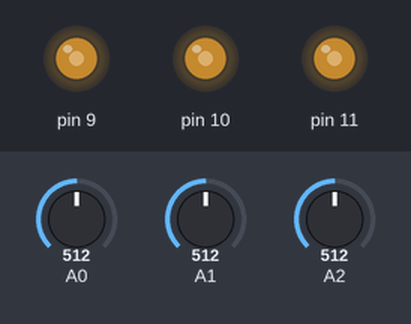
Bench run of a sketch on a simulated Arduino Uno, built with avr-gcc and run on an emulated ATmega328P. Parts: output pins drawn as LEDs (lit = HIGH). The inputs (shaded band) are chosen by the test bench; at power-on: A0 = 512, A1 = 512, A2 = 512.

Above: at 1.2 s.
1.3 s: A0 set to 716
At 2.0 s:
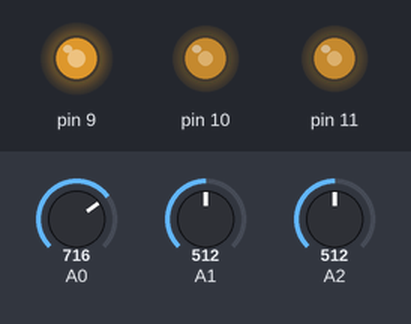
2.8 s: A1 set to 716
At 3.1 s:
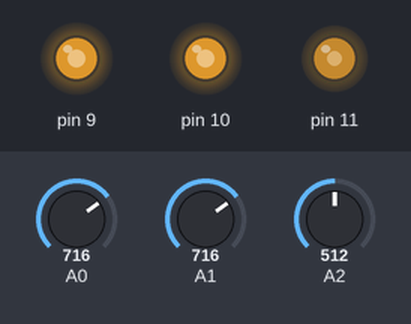
4.3 s: A2 set to 716
At 5.4 s:
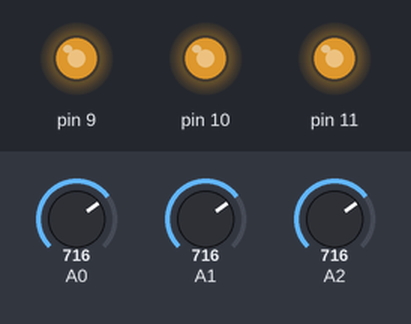
5.8 s: A0 set to 900
At 6.6 s:
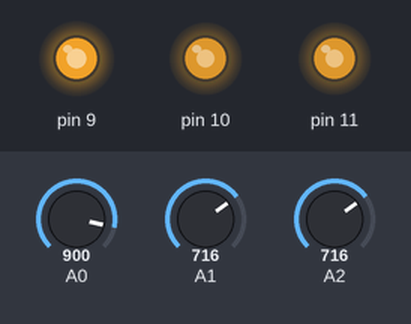
7.3 s: A1 set to 900
At 7.7 s:
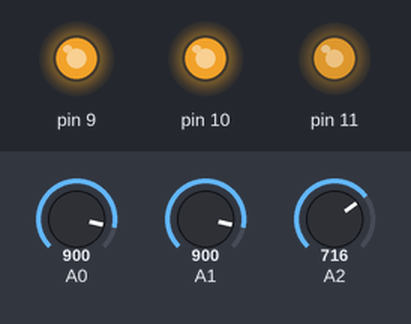
8.8 s: A2 set to 900
At 10.1 s:
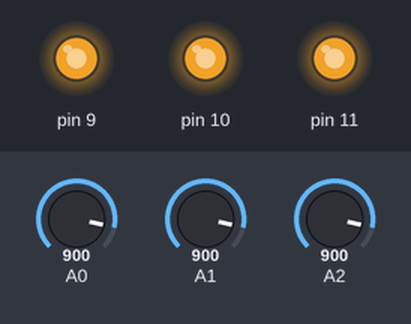
Timing chart, 0 to 11.3 s (numbered marks = the images above; inputs shaded):
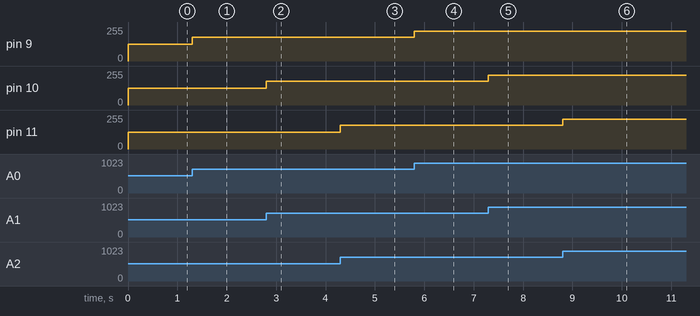

Measured:
- after the input at 1.3 s, pin 9: 127/255 → 178/255 at once
- after the input at 2.8 s, pin 10: 127/255 → 178/255 at once
- after the input at 4.3 s, pin 11: 127/255 → 178/255 at once
- after the input at 5.8 s, pin 9: 178/255 → 224/255 at once
- after the input at 7.3 s, pin 10: 178/255 → 224/255 at once
- after the input at 8.8 s, pin 11: 178/255 → 224/255 at once

The sketch:

hw-1.ino
```cpp
#include "utils.h"
#include <Arduino.h>

#define NUM_LEDS 3

struct LedController {
public:
    void init() const;
    void update() const;

public:
    uint8_t inputPin; /* Analog pin */
    uint8_t outputPin; /* PWM pin */
};

void LedController::init() const { pinMode(inputPin, INPUT); }

void LedController::update() const
{
    static constexpr Tiny::Pair<unsigned, unsigned> INPUT_RANGE = { 0, 1023 };
    static constexpr Tiny::Pair<unsigned, unsigned> OUTPUT_RANGE = { 0, 255 };

    auto inputValue = analogRead(inputPin);
    auto outputValue = map(inputValue, INPUT_RANGE.first, INPUT_RANGE.second,
        OUTPUT_RANGE.first, OUTPUT_RANGE.second);

    analogWrite(outputPin, outputValue);
}

static constexpr LedController LED_CONTROLLERS[NUM_LEDS] = {
    { A0, 9 },
    { A1, 10 },
    { A2, 11 },
};

void setup()
{
    for (auto& lc : LED_CONTROLLERS)
        lc.init();
}

void loop()
{
    for (auto& lc : LED_CONTROLLERS)
        lc.update();
}

int main()
{
    init();
    setup();
    for (;;)
        loop();
}
```

utils.h
```cpp
/*
 *  Minimal implementations of some STL components:
 *      std::pair,
 *      std::for_each
 */

#pragma once

namespace Tiny {
/* <utility> */
template <typename T, typename U>
struct Pair {
    T first;
    U second;
};

/* <algorithm> */
template <typename Container, typename Callable>
void forEach(Container& cont, Callable call)
{
    for (auto& el : cont)
        call(el);
}
}
```
